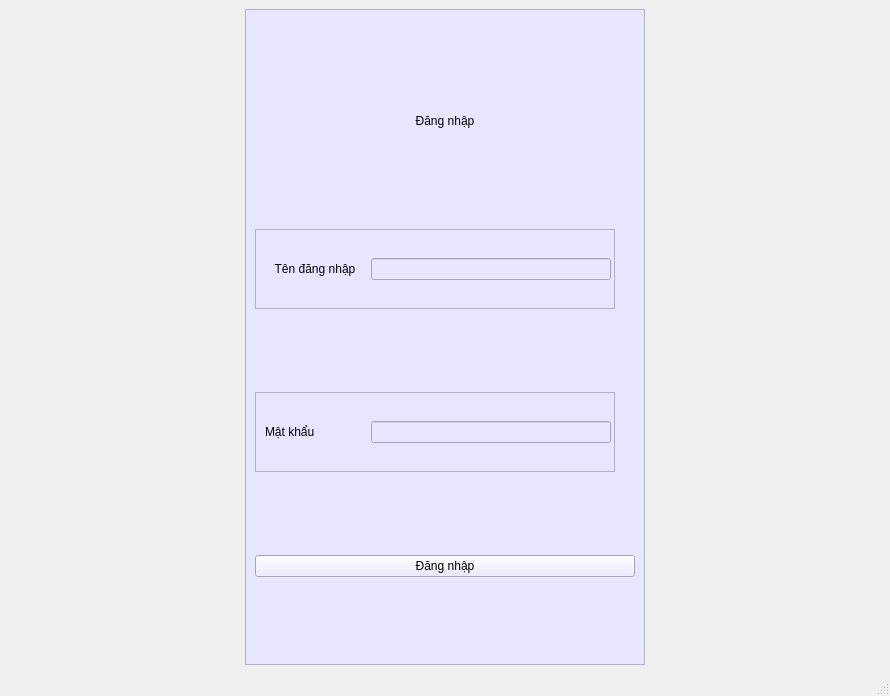
<?xml version="1.0" encoding="UTF-8"?>
<ui version="4.0">
 <class>MainWindow</class>
 <widget class="QMainWindow" name="MainWindow">
  <property name="geometry">
   <rect>
    <x>0</x>
    <y>0</y>
    <width>890</width>
    <height>696</height>
   </rect>
  </property>
  <property name="windowTitle">
   <string>MainWindow</string>
  </property>
  <widget class="QWidget" name="centralwidget">
   <layout class="QHBoxLayout" name="horizontalLayout_3">
    <item>
     <widget class="QFrame" name="frDangnhap">
      <property name="minimumSize">
       <size>
        <width>400</width>
        <height>500</height>
       </size>
      </property>
      <property name="maximumSize">
       <size>
        <width>400</width>
        <height>750</height>
       </size>
      </property>
      <property name="styleSheet">
       <string notr="true">background-color:rgb(231, 229, 255);</string>
      </property>
      <property name="frameShape">
       <enum>QFrame::StyledPanel</enum>
      </property>
      <property name="frameShadow">
       <enum>QFrame::Raised</enum>
      </property>
      <layout class="QVBoxLayout" name="verticalLayout">
       <item>
        <widget class="QLabel" name="label_2">
         <property name="maximumSize">
          <size>
           <width>500</width>
           <height>50</height>
          </size>
         </property>
         <property name="layoutDirection">
          <enum>Qt::LeftToRight</enum>
         </property>
         <property name="styleSheet">
          <string notr="true">text-align: center;
margin: 0px auto;
color: black;</string>
         </property>
         <property name="text">
          <string>Đăng nhập</string>
         </property>
         <property name="alignment">
          <set>Qt::AlignCenter</set>
         </property>
         <property name="margin">
          <number>0</number>
         </property>
        </widget>
       </item>
       <item>
        <widget class="QFrame" name="frame">
         <property name="minimumSize">
          <size>
           <width>360</width>
           <height>80</height>
          </size>
         </property>
         <property name="maximumSize">
          <size>
           <width>360</width>
           <height>80</height>
          </size>
         </property>
         <property name="frameShape">
          <enum>QFrame::StyledPanel</enum>
         </property>
         <property name="frameShadow">
          <enum>QFrame::Raised</enum>
         </property>
         <layout class="QHBoxLayout" name="horizontalLayout">
          <item>
           <widget class="QLabel" name="lb_tendangnhap">
            <property name="minimumSize">
             <size>
              <width>100</width>
              <height>0</height>
             </size>
            </property>
            <property name="maximumSize">
             <size>
              <width>200</width>
              <height>50</height>
             </size>
            </property>
            <property name="layoutDirection">
             <enum>Qt::LeftToRight</enum>
            </property>
            <property name="styleSheet">
             <string notr="true">color: black;</string>
            </property>
            <property name="text">
             <string>Tên đăng nhập</string>
            </property>
            <property name="alignment">
             <set>Qt::AlignCenter</set>
            </property>
            <property name="indent">
             <number>5</number>
            </property>
           </widget>
          </item>
          <item>
           <widget class="QLineEdit" name="login_ip_username">
            <property name="minimumSize">
             <size>
              <width>240</width>
              <height>0</height>
             </size>
            </property>
            <property name="maximumSize">
             <size>
              <width>240</width>
              <height>16777215</height>
             </size>
            </property>
           </widget>
          </item>
         </layout>
        </widget>
       </item>
       <item>
        <widget class="QFrame" name="frame_2">
         <property name="minimumSize">
          <size>
           <width>360</width>
           <height>80</height>
          </size>
         </property>
         <property name="maximumSize">
          <size>
           <width>360</width>
           <height>80</height>
          </size>
         </property>
         <property name="frameShape">
          <enum>QFrame::StyledPanel</enum>
         </property>
         <property name="frameShadow">
          <enum>QFrame::Raised</enum>
         </property>
         <layout class="QHBoxLayout" name="horizontalLayout_2">
          <item>
           <widget class="QLabel" name="lb_tendangnhap_2">
            <property name="minimumSize">
             <size>
              <width>100</width>
              <height>0</height>
             </size>
            </property>
            <property name="maximumSize">
             <size>
              <width>200</width>
              <height>50</height>
             </size>
            </property>
            <property name="styleSheet">
             <string notr="true">color: black;</string>
            </property>
            <property name="text">
             <string>Mật khẩu</string>
            </property>
           </widget>
          </item>
          <item>
           <widget class="QLineEdit" name="login_ip_pass">
            <property name="minimumSize">
             <size>
              <width>240</width>
              <height>0</height>
             </size>
            </property>
            <property name="maximumSize">
             <size>
              <width>240</width>
              <height>16777215</height>
             </size>
            </property>
           </widget>
          </item>
         </layout>
        </widget>
       </item>
       <item>
        <widget class="QPushButton" name="btnLogin">
         <property name="styleSheet">
          <string notr="true">color: black;</string>
         </property>
         <property name="text">
          <string>Đăng nhập</string>
         </property>
        </widget>
       </item>
      </layout>
     </widget>
    </item>
   </layout>
  </widget>
  <widget class="QMenuBar" name="menubar">
   <property name="geometry">
    <rect>
     <x>0</x>
     <y>0</y>
     <width>890</width>
     <height>26</height>
    </rect>
   </property>
  </widget>
  <widget class="QStatusBar" name="statusbar"/>
 </widget>
 <resources/>
 <connections/>
</ui>
